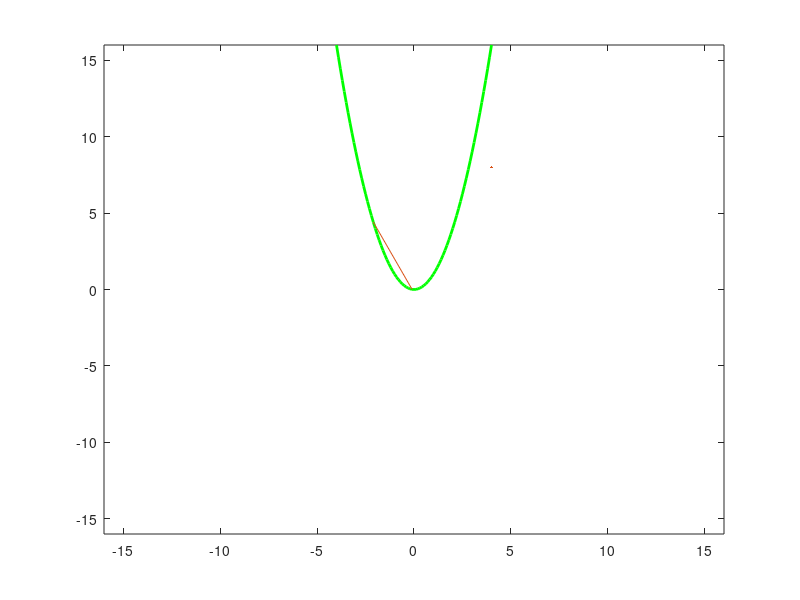

Reproduce this figure in MATLAB.
clc

X=-4:0.1:4;
Y=X.^2;
plot(X,Y,"linewidth",2,"color","green")
axis([-16,16,-16,16])
line([X(20),X(40)],[Y(20),Y(40)]);
line(4,8);

